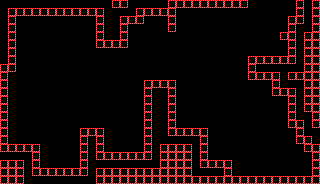

Tiled map render using the project's own tile images. Description and the map definition, with tile-layer contents summarised, below:
An orthogonal 40x23 tile map with 8x8 px tiles, 2 tile layers (Background, Collision).

<map version="1.4" tiledversion="1.4.1" orientation="orthogonal" renderorder="right-down" width="40" height="23" tilewidth="8" tileheight="8" infinite="0" nextlayerid="3" nextobjectid="1">
 <editorsettings>
  <export target="untitled.json" format="json" />
 </editorsettings>
 <tileset firstgid="1" source="Tile-hitbox.tsx" />
 <layer id="1" name="Background" width="40" height="23">
  <data>[920 cells, 91 non-empty, 1 distinct tile ids]</data>
 </layer>
 <layer id="2" name="Collision" width="40" height="23">
  <data>[920 cells, 157 non-empty, 1 distinct tile ids]</data>
 </layer>
</map>